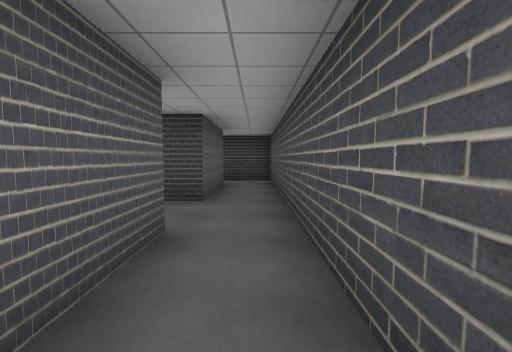
View 1 (above)

24 first-person views from a walk through a scene from a Unity 3-D project. The camera is 1.4 m above the floor, tilts 4° down and sees 90° across. The floor is counted in squares, 1.89 m on a side. Each view is taken from the middle of a square. On the plan, view 1 faces up. The plan holds only what a view shows up to about 9 squares ahead; the rest is blank. The player is left out. Some surface patterns are stand-ins.

View 2
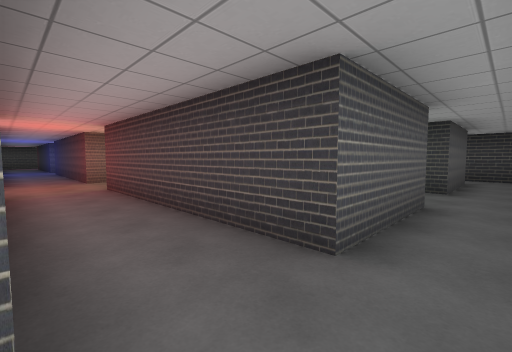

View 3
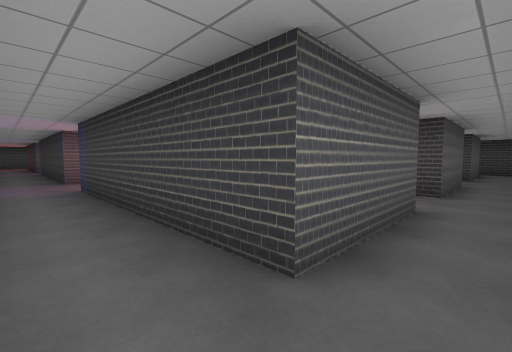

View 4
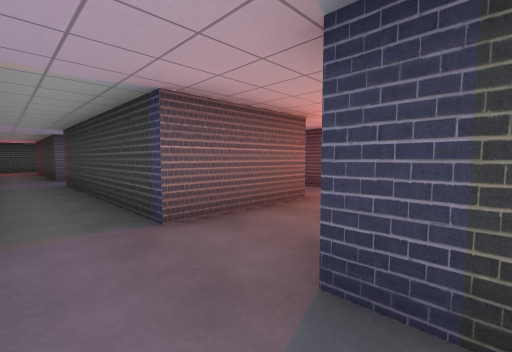

View 5
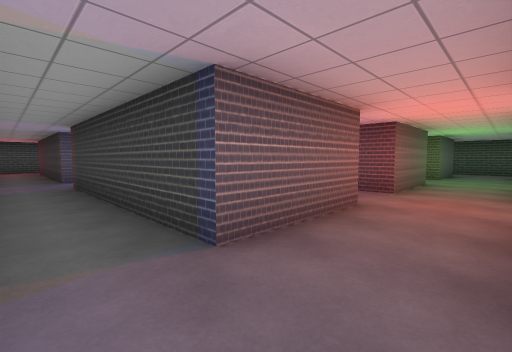

View 6
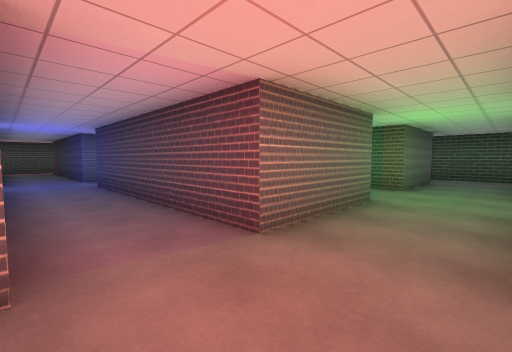

View 7
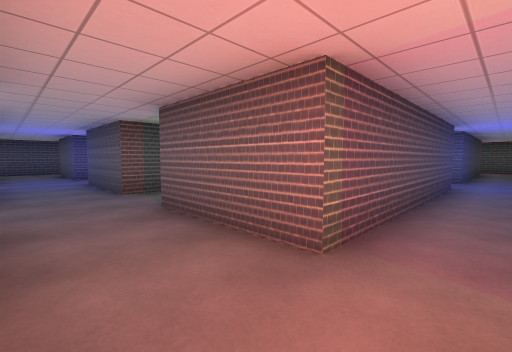

View 8
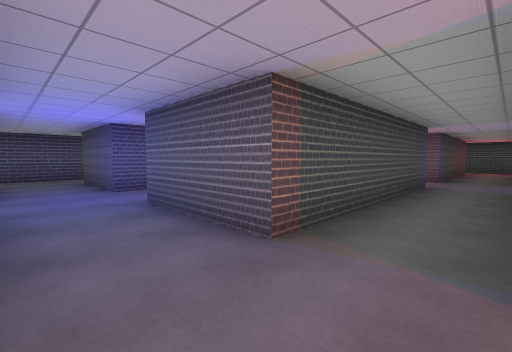

View 9
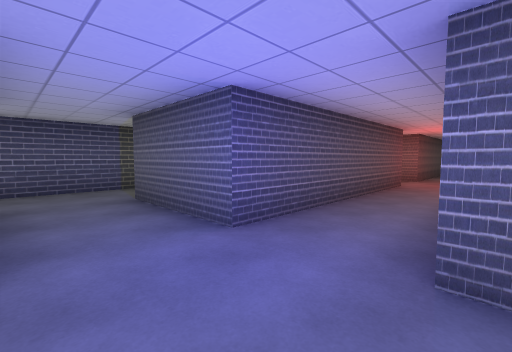

View 10
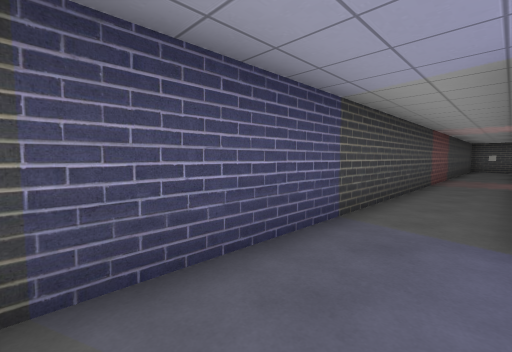

View 11
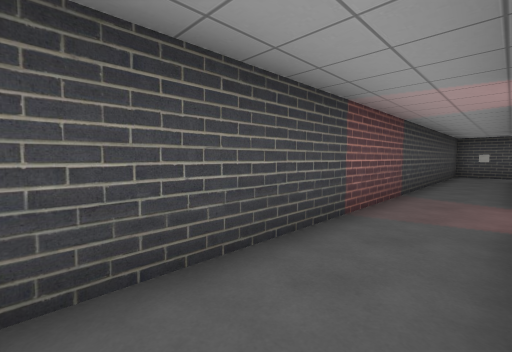

View 12
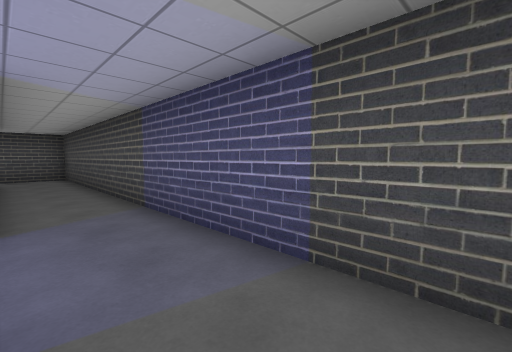

View 13
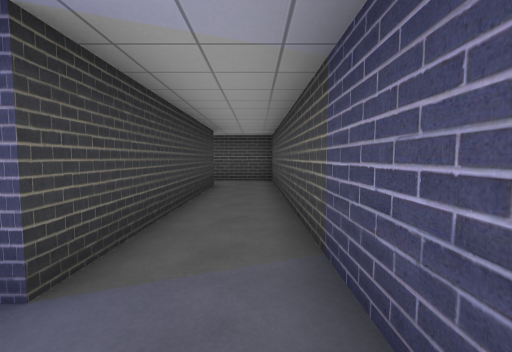

View 14
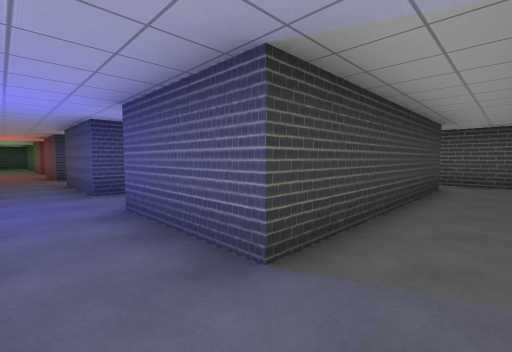

View 15
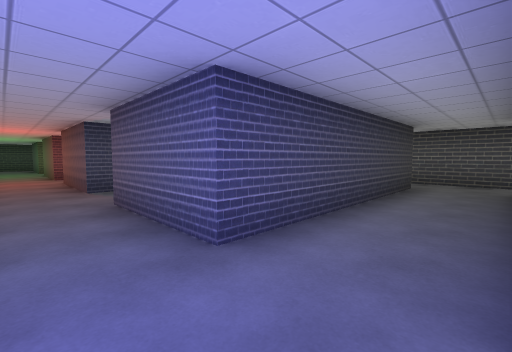

View 16
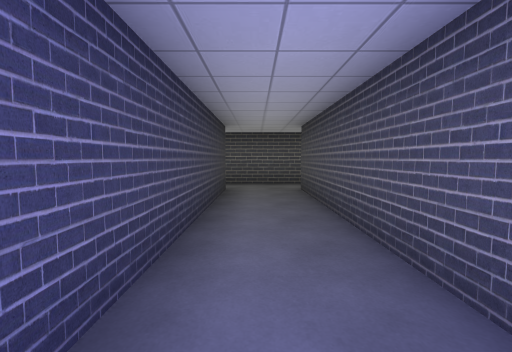

View 17
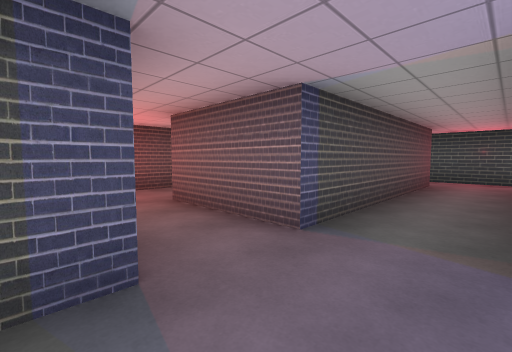

View 18
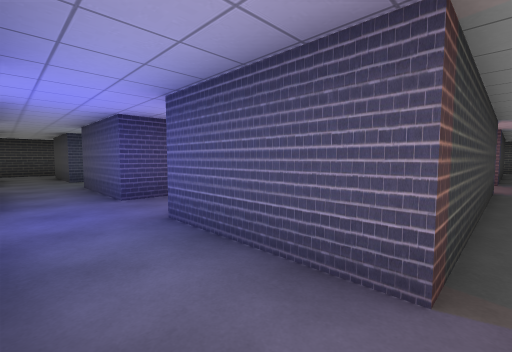

View 19
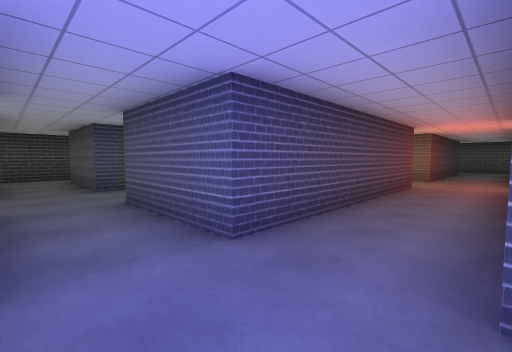

View 20
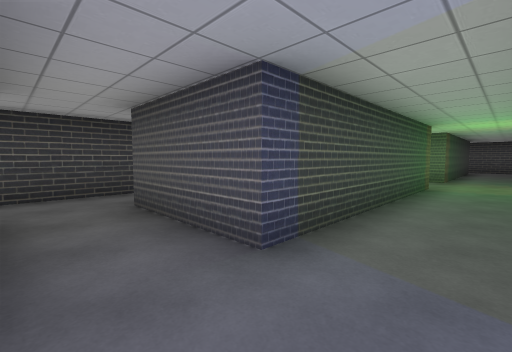

View 21
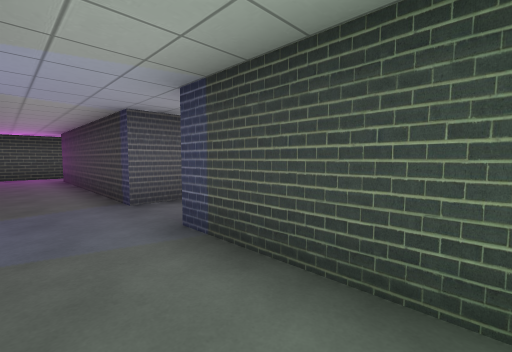

View 22
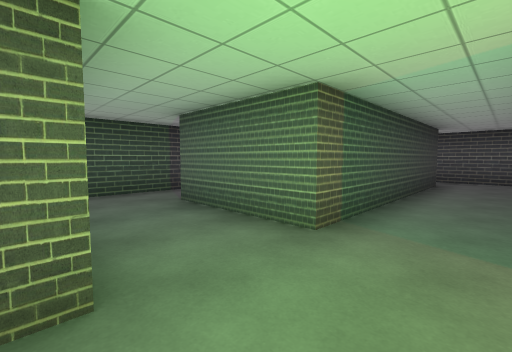

View 23
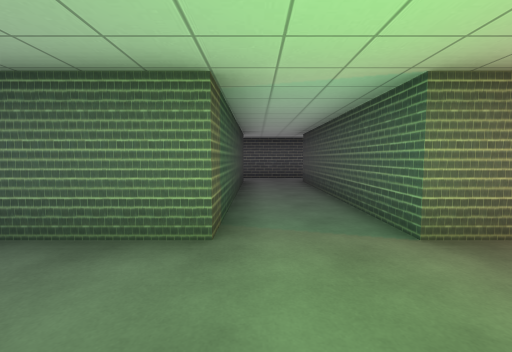

View 24
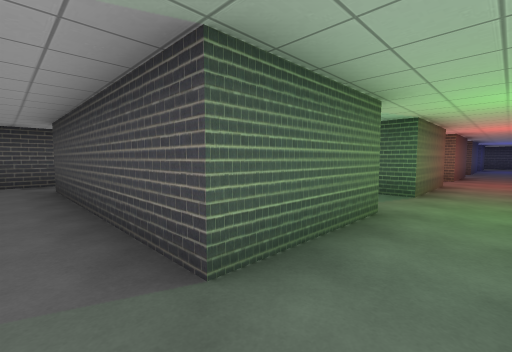

### Floor plan
Points are (right, up) in squares from view 1. A wall is a line through its corners. A room is listed if a view was taken in it or the views show most of it. See-through windows are left out.
Room 1 (view 1)
walls: (0.5, 0.4) (0.5, 2.4); (-0.9, 2.5) (-0.9, -0.2)
ways out: opening at (-0.5, -1.5) to room 2; opening at (0, 3) to room 2
Room 2 (views 2, 3, 4, 5, 6, 7, 8, 9, 10, 11, 12, 13, 14, 15, 16, 17, 18, 19, 20, 21, 22, 23, 24)
walls: (-8.7, -4.8) (-14.5, -4.8) (-14.5, -2) (-8.7, -2) (-8.7, -4.8); (-14.6, -6.5) (-8.7, -6.5) (-8.7, -9.4); (-16.1, -4.8) (-18.5, -4.8); (-14.6, -11.1) (-8.7, -11.1) (-8.7, -13.9); (-16.2, 0.2) (-16.2, -0.2); (-6, -11.1) (-0.9, -11.1); (-8.7, 2.6) (-8.7, -0.2) (-14.5, -0.2) (-14.5, 2.6); (-16.2, -11.1) (-16.2, -11.6); (-6.7, 4.4) (-6.7, 7.2) (-0.9, 7.2) (-0.9, 4.4) (-6.7, 4.4); (-0.9, -1.9) (-0.9, -4.8) (-6.7, -4.8) (-6.7, -2); (-0.9, -9.3) (-6.7, -9.3) (-6.7, -6.5); (-22, -6.5) (-16.2, -6.5) (-16.2, -9.4); (-0.9, -0.2) (-6.7, -0.2) (-6.7, 2.5) (-0.9, 2.5); (-16.2, 5.4) (-16.2, 4.4) (-22, 4.4); (-8.7, 7.2) (-8.7, 4.4) (-14.5, 4.4) (-14.5, 7.2); (-23.5, -5) (-23.5, -6.9); (0.5, -11.4) (0.5, -10.4); (-0.9, -13.8) (-6.7, -13.8) (-6.7, -11); (0.5, 2.4) (0.5, 8.6) (-1.1, 8.6); (-14, 8.6) (-16.1, 8.6); (-5.9, 8.6) (-9, 8.6); (-22.2, -15.5) (0.5, -15.5) (0.5, -13.5); (-23.5, 4.4) (-23.5, 3)
ways out: opening at (-0.5, -1.5) to room 1; opening at (0, 3) to room 1; opening at (-23, -14); opening at (-23, -7); opening at (-17, -10); opening at (-17, -1); opening at (-0.5, -10.5); opening at (0, -6)

Where each view was taken, in squares from view 1:
view 1: 0 up, 0 right, facing up
view 2: 2 down, 0 right, facing up-left
view 3: 6 down, 0 right, facing up-left
view 4: 6 down, 6 left, facing up-left
view 5: 6 down, 7 left, facing up-left
view 6: 2 down, 7 left, facing up-left
view 7: 1 down, 7 left, facing down-left
view 8: 5 down, 7 left, facing down-left
view 9: 9 down, 7 left, facing down-left
view 10: 14 down, 6 left, facing down-left
view 11: 14 down, 11 left, facing down-left
view 12: 14 down, 10 left, facing down-right
view 13: 15 down, 8 left, facing right
view 14: 15 down, 8 left, facing up-right
view 15: 11 down, 8 left, facing up-right
view 16: 10 down, 7 left, facing right
view 17: 5 down, 14 left, facing down-left
view 18: 5 down, 16 left, facing up-right
view 19: 2 down, 16 left, facing up-right
view 20: 3 up, 16 left, facing up-right
view 21: 3 up, 12 left, facing up-left
view 22: 3 up, 9 left, facing up-right
view 23: 4 up, 9 left, facing right
view 24: 8 up, 8 left, facing down-right
